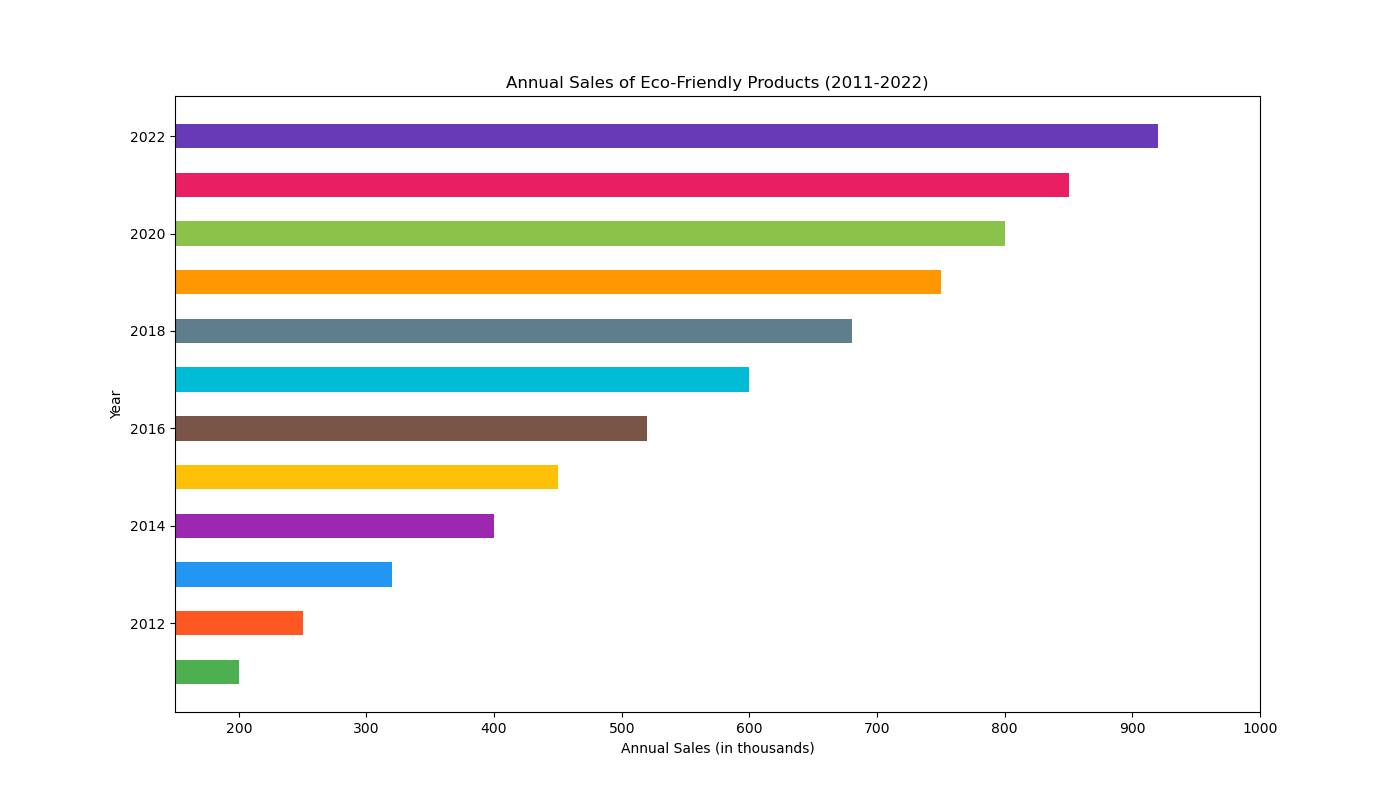

Python code for this plot:

import matplotlib.pyplot as plt

# Data
years = [2011, 2012, 2013, 2014, 2015, 2016, 2017, 2018, 2019, 2020, 2021, 2022]
sales = [200, 250, 320, 400, 450, 520, 600, 680, 750, 800, 850, 920]

# Plot configuration
plt.figure(figsize=(14, 8))
bars = plt.barh(years, sales, height=0.5, color=[
    '#4CAF50', '#FF5722', '#2196F3', '#9C27B0',
    '#FFC107', '#795548', '#00BCD4', '#607D8B',
    '#FF9800', '#8BC34A', '#E91E63', '#673AB7'
])

# Axes labels and title
plt.xlabel('Annual Sales (in thousands)')
plt.ylabel('Year')
plt.title('Annual Sales of Eco-Friendly Products (2011-2022)')
plt.xlim(150, 1000)

# Show the plot
plt.show()
